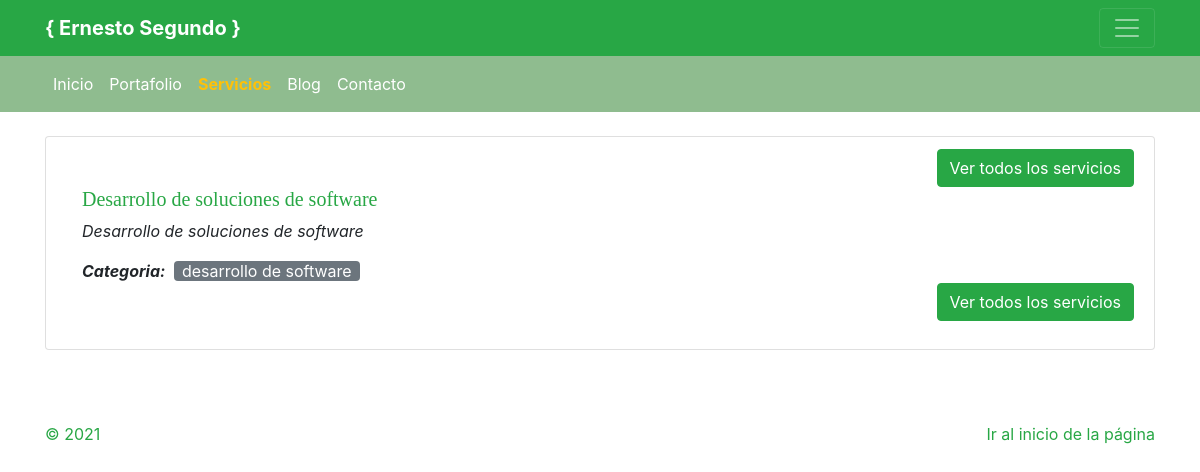
The app's page /servicios/1/ with its own data.
### servicios/models.py (models this page shows, shortened)
class Servicio(models.Model):
    nombre = models.CharField(max_length=50)
    descripcion = models.CharField(max_length=250)
    disponibilidad = models.BooleanField(default=True)
    precio = models.FloatField()
    categoria = models.ForeignKey(CategoriaServicio, on_delete=CASCADE)
    creado = models.DateTimeField(auto_now_add=True)
    modificado = models.DateTimeField(auto_now_add=True)
    class Meta:
        verbose_name = "Servicio"
        verbose_name_plural = "Servicios"

class CategoriaServicio(models.Model):
    nombre = models.CharField(max_length=50)
    disponibilidad = models.BooleanField(default=True)
    creado = models.DateTimeField(auto_now_add=True)
    modificado = models.DateTimeField(auto_now_add=True)
    class Meta:
        verbose_name = "Categoría de servicio"
        verbose_name_plural = "Categorías de servicio"

### servicios/views.py (the view)
# urls.py: path('<int:servicio_id>/', views.servicio, name='servicio'),
def servicio(request, servicio_id):
    servicio = Servicio.objects.get(id=servicio_id)
    return render(request, 'servicios/servicioid.html', {"servicio": servicio})

### servicios/templates/servicios/servicioid.html (shortened to what this page needs)
{% extends 'presentacion/masterpage.html' %}
{% load static %}
{% block content %}
    <main role="main">
		<section class="container my-4">
			<ul class="list-group">
				<li class="list-group-item">
					<div class="pl-3">
						<div class="pb-3">
							<div class="text-right"><a href="/servicios/" class="btn btn-success">Ver todos los servicios</a></div>
							<h5 class="text-success">{{servicio.nombre}}</h5>
							<p class="text-justify rounded"><cite>{{servicio.descripcion}}</cite></p>
							<p class="font-italic d-inline"><span class="font-weight-bold">Categoria:</span></p>
							<a class="text-lowercase bg-secondary rounded mx-1 px-2 text-white" href="{% url 'categoria_servicio' servicio.categoria.id %}">{{servicio.categoria.nombre}}</a>
							<div class="text-right"><a href="/servicios/" class="btn btn-success">Ver todos los servicios</a></div>
						</div>
					</div>
				</li>
			</ul>
        </section>
	</main>
{% endblock content %}

### presentacion/static/css/ernestosegundo.css (style rules this page uses)
:root { --jumbotron-padding-y: 3rem; }

### presentacion/static/css/blog.css (style rules this page uses)
h1, h2, h3, h4, h5, h6 { font-family: "Playfair Display", Georgia, "Times New Roman", serif; }

### records on screen
Servicio: nombre "Desarrollo de soluciones de software", descripcion "Desarrollo de soluciones de software", categoria.nombre "desarrollo de software"
